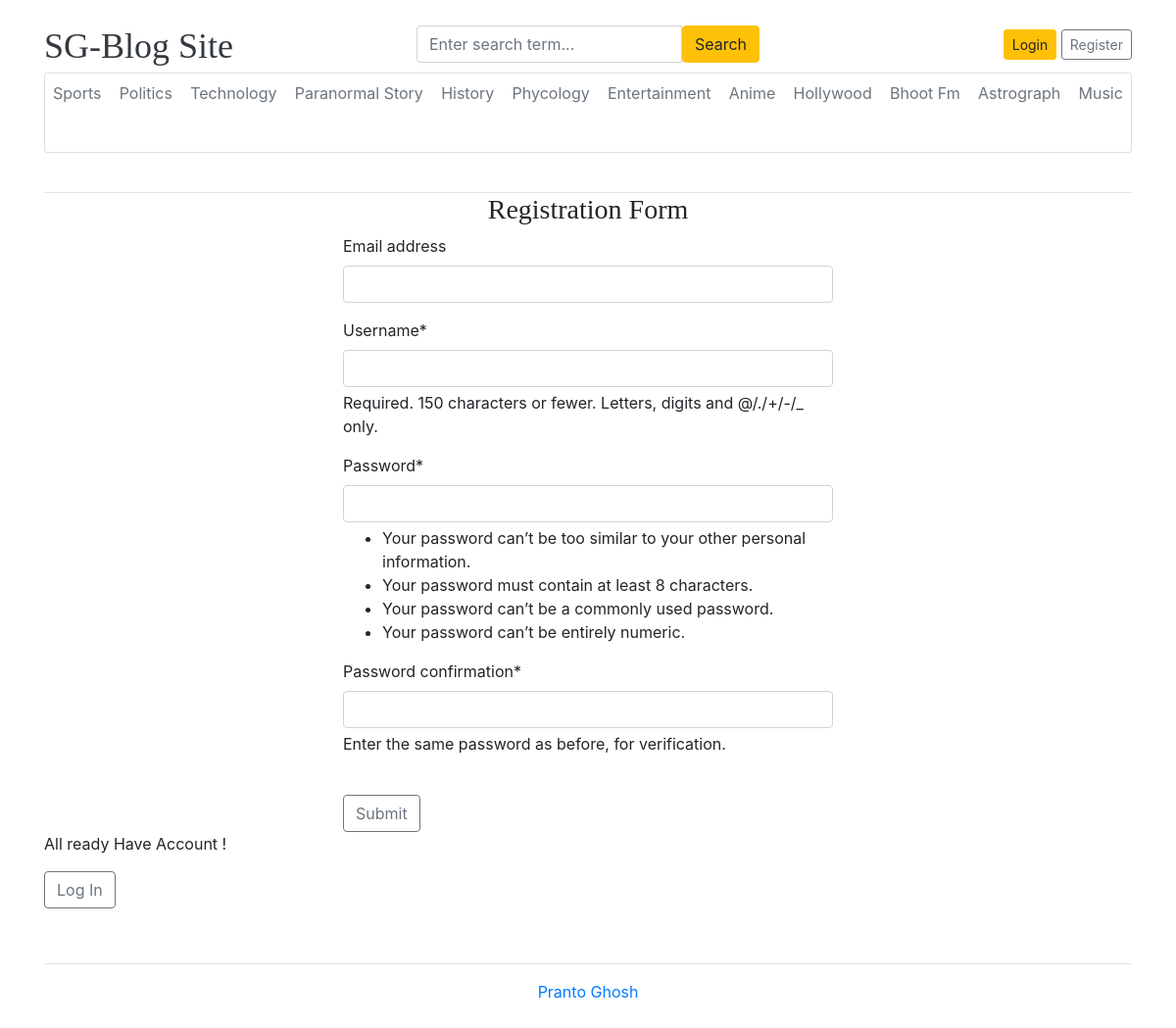
Screenshot of /register/ with the database file from the repository.
### blogs/models.py (models this page shows, shortened)
class category(models.Model):
    category_name=models.CharField(max_length=50,unique=True)
    created_at=models.DateTimeField(auto_now_add=True)
    updated_at=models.DateTimeField(auto_now=True)
    class Meta:
        verbose_name_plural='category'

### blog_main/views.py (the view)
# urls.py: path('register/',views.register,name='register'),
def register(request):
    if request.method == 'POST':
        form=RegForm(request.POST)
        if form.is_valid():
            form.save()
            return redirect('register')
        else:
            return HttpResponse("Please Provide Valid Information!")
    else:
        form=RegForm()
    context={
        'form':form
    }
    return render(request,'registration.html',context)

### blog_main/forms.py
class RegForm(UserCreationForm):
    class Meta:
        model = User
        fields = ("email","username","password1","password2")

### blogs/context_processors.py (called while the page is built)
def category_list(request):
    category_list=category.objects.all()
    return dict(category_list=category_list)

def Social_Link(requset):
    social_links=social_link.objects.all()
    return dict(social_links=social_links)

### templates/registration.html (shortened to what this page needs)
{% extends 'base.html' %}
{% block body %}
{% load crispy_forms_tags %}
<h3 class="text-center" > Registration Form </h3>
<form action="{% url 'register' %}" method="POST" style="width: 500px; margin: auto;">
        {{ form | crispy }}
    <button type="submit" class="btn btn-outline-secondary">Submit</button>
</form>
<p> All ready Have Account !</p>
<a href="{% url 'login' %}" type="submit" class="btn btn-outline-secondary">Log In</a>
{% endblock %}

### templates/base.html (shortened to what this page needs)
{% load static %}
<!DOCTYPE html>
<html lang="en">
<head>
    <link href="https://getbootstrap.com/docs/4.0/dist/css/bootstrap.min.css" rel="stylesheet">
    <link href="{% static 'css/blog.css' %}" rel="stylesheet">
    <link rel="stylesheet" href="https://cdnjs.cloudflare.com/ajax/libs/font-awesome/4.7.0/css/font-awesome.min.css">
  </head>
    <div class="container">
      <header class="blog-header py-3">
        <div class="row flex-nowrap justify-content-between align-items-center">
          <div class="col-4 pt-1">
            <a class="blog-header-logo text-dark" href="/">SG-Blog Site </a>
          </div>
          <div class="col-4 ">
            <form action="{% url 'search' %}" method="GET">
              <div class="input-group">
                <input class="form-control" type="text" name="keyword" placeholder="Enter search term..." aria-label="Enter search term..." aria-describedby="button-search" />
                <button type="submit" class="btn btn-warning" id="button-search" type="button">Search</button>
            </div>
            </form>
          </div>
          <div class="col-4 d-flex justify-content-end align-items-center">
            {% if not user.is_authenticated %}
            <a class="btn btn-sm btn-warning" href="{% url 'login' %}">Login</a> &nbsp;
            <a class="btn btn-sm btn-outline-secondary" href="{% url 'register' %}">Register</a>
            {% else %}
            <span><a href="{% url 'dashboard' %}"> Dashboard </a></span>
            &emsp;
            <span><a href="{% url 'logout' %}">Logout</a> </span>
            {% endif %}
          </div>
        </div>
<div class="card mb-4">
  <nav class="nav d-flex justify-content-between">
    {% for i in category_list%}
    <a class="p-2 text-muted" href="{% url 'post_by_category' i.id  %}" >{{i.category_name}}</a>
    {% endfor %}
  </nav>
  <div class="card-body">
</div>
</div>
    </header>
 {% block body %}{% endblock %}
  <footer class="py-3 my-4">
    <ul class="nav justify-content-center border-bottom pb-3 mb-3">
    </ul>
    <p  class="text-center text-muted"> <a href="https://github.com/superkhool" > Pranto Ghosh </a></p>
  </footer>
</div>
</html>

### static/css/blog.css (style rules this page uses)
.blog-header { border-bottom: 1px solid #e5e5e5; }
.blog-header-logo { font-family: "Playfair Display", Georgia, "Times New Roman", serif; font-size: 2.25rem; }
h1, h2, h3, h4, h5, h6 { font-family: "Playfair Display", Georgia, "Times New Roman", serif; }

### rows the page displays
category: category_name "Sports"
category: category_name "Politics"
category: category_name "Technology"
category: category_name "Paranormal Story"
category: category_name "History"
category: category_name "Phycology"
category: category_name "Entertainment"
category: category_name "Anime"
category: category_name "Hollywood"
category: category_name "Bhoot Fm"
category: category_name "Astrograph"
category: category_name "Music"
